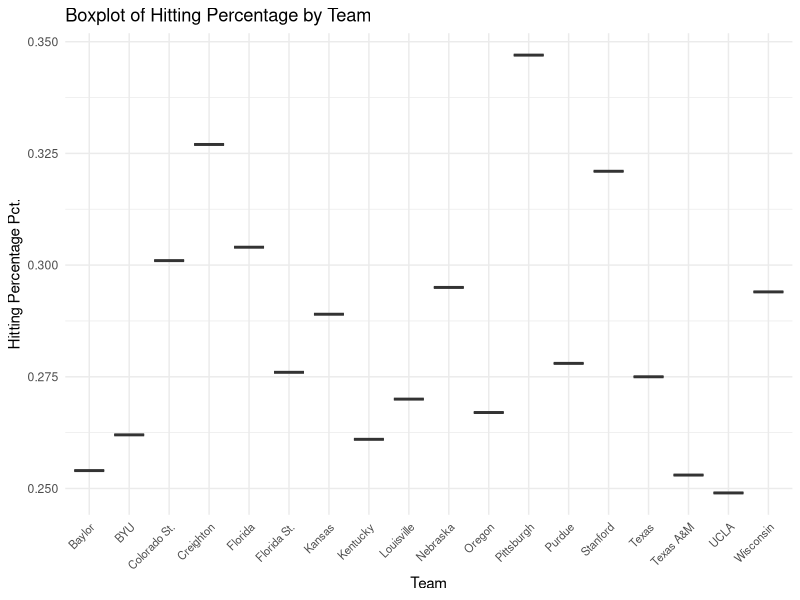
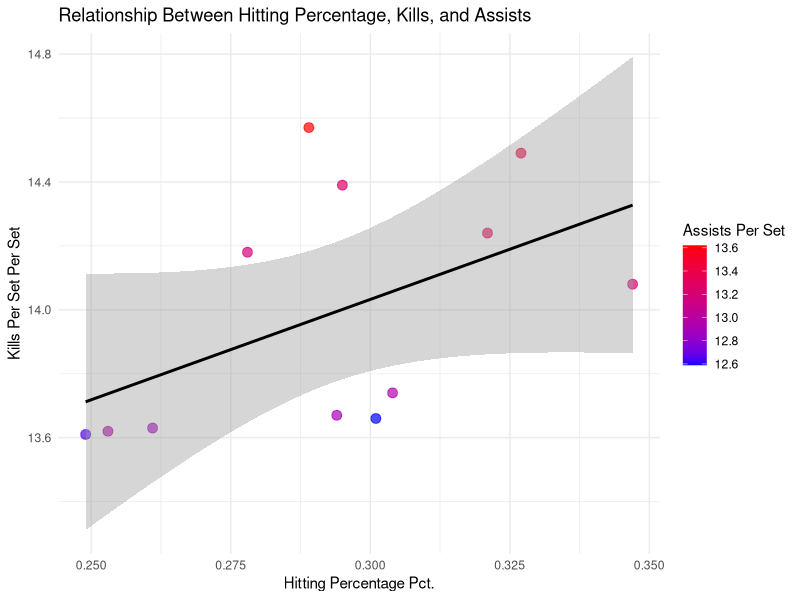

Here is the R script that generated these plots, in order:
## ---- chunk 1
library(readxl)
library(ggplot2)
library(reshape2)
library(dplyr) 
## ---- chunk 2
data <- read_excel("team_stats_combined.xlsx")
## ---- chunk 3
head(data)
## ---- chunk 4

# Remove rows with NA (NaN) values in 'Hitting Percentage Pct.' or 'Team' columns
data_clean <- data %>%
  filter(!is.na(`Hitting Percentage Pct.`) & !is.na(Team))

# Create the boxplot
ggplot(data_clean, aes(x = Team, y = `Hitting Percentage Pct.`)) +
  geom_boxplot() +
  theme(axis.text.x = element_text(angle = 45, hjust = 1, vjust = 1)) + # Adjust angle and position
  labs(title = "Boxplot of Hitting Percentage by Team",
       x = "Team",
       y = "Hitting Percentage Pct.") +
  theme_minimal() +
  theme(axis.text.x = element_text(size = 8, angle = 45, hjust = 1, vjust = 1))  # Smaller text size and angle
## ---- chunk 5
# Clean data: Remove NA values for 'Hitting Percentage Pct.', 'Kills Per Set Per Set', and 'Assists Per Set Per Set'
data_clean <- data %>%
  filter(!is.na(`Hitting Percentage Pct.`) & 
         !is.na(`Kills Per Set Per Set`) & 
         !is.na(`Assists Per Set Per Set`))

# Create a scatter plot with color encoding for 'Assists Per Set Per Set'
ggplot(data_clean, aes(x = `Hitting Percentage Pct.`, 
                       y = `Kills Per Set Per Set`, 
                       color = `Assists Per Set Per Set`)) +
  geom_point(alpha = 0.7, size = 3) + # Scatter plot points
  geom_smooth(method = "lm", color = "black", se = TRUE) + # Overall regression line
  labs(title = "Relationship Between Hitting Percentage, Kills, and Assists",
       x = "Hitting Percentage Pct.",
       y = "Kills Per Set Per Set",
       color = "Assists Per Set") +
  scale_color_gradient(low = "blue", high = "red") + # Color gradient for assists
  theme_minimal()


